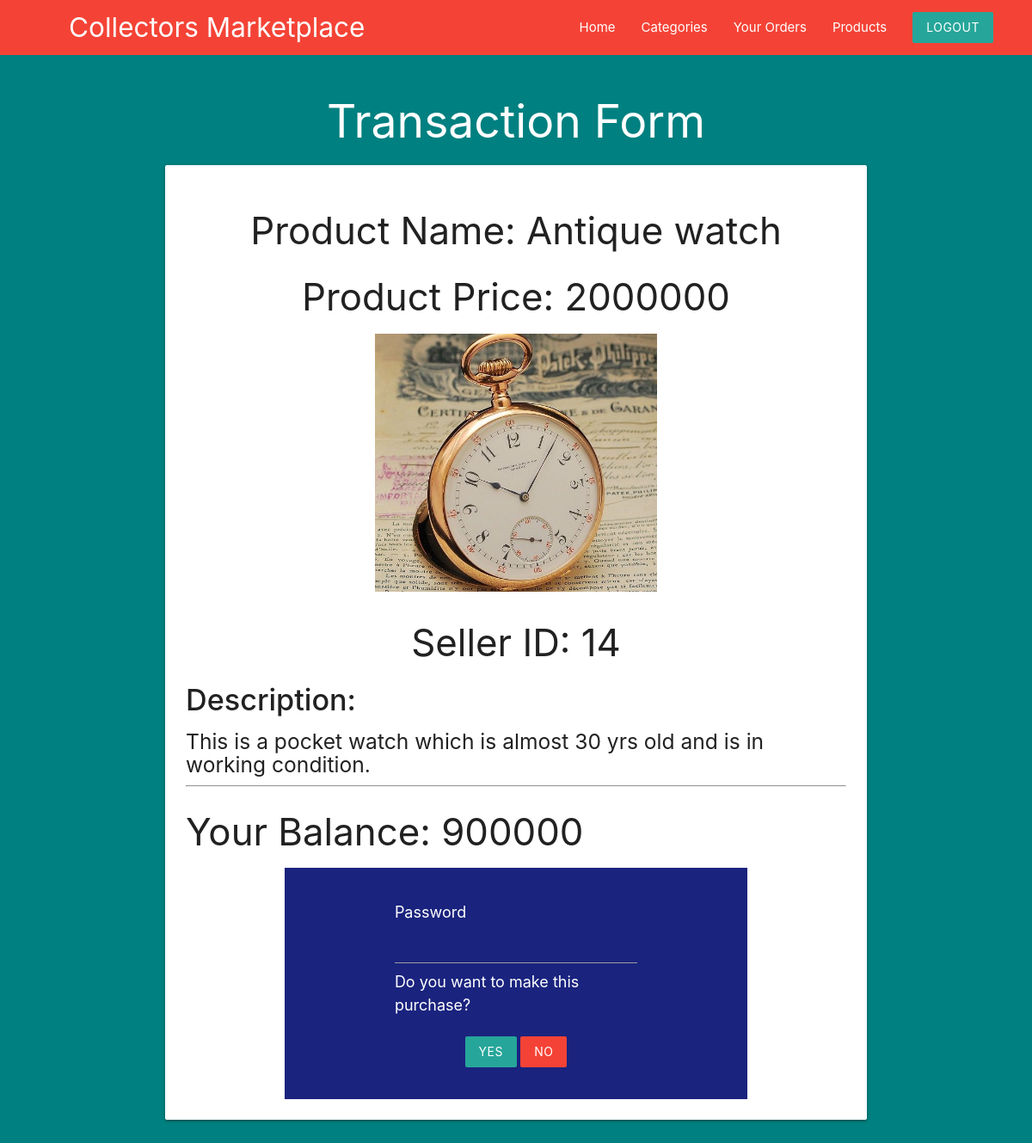
/user/purchase.php?product_id=19 (signed in), run on the app's committed database.
### tables this page shows
CREATE TABLE `product` (
  `product_id` int(5) NOT NULL,
  `cat_id` int(11) NOT NULL DEFAULT 404,
  `seller_id` int(11) NOT NULL,
  `product_name` varchar(50) NOT NULL,
  `product_price` int(11) NOT NULL,
  `product_img` varchar(255) NOT NULL,
  `timestamp_add` timestamp NOT NULL DEFAULT current_timestamp(),
  `status` int(1) NOT NULL DEFAULT 1,
  `product_desc` text NOT NULL
);

CREATE TABLE `customers` (
  `cust_id` int(5) NOT NULL,
  `cust_username` varchar(50) NOT NULL,
  `cust_pass` int(11) NOT NULL,
  `cust_name` varchar(20) NOT NULL,
  `cust_addr` text NOT NULL,
  `cust_email` varchar(50) NOT NULL,
  `cust_image` varchar(255) NOT NULL,
  `cust_phone` bigint(10) NOT NULL,
  `cust_balance` int(5) NOT NULL
);

### user/purchase.php (the view, shortened to what this page needs)
<?php
    include("../templates/database_conn.php");
    $uid=$_SESSION['USER_ID'];
    $sql1="SELECT * FROM `customers` WHERE cust_id ='$uid'";
    $res1=mysqli_query($con,$sql1);
    $urow1 = mysqli_fetch_array($res1, MYSQLI_ASSOC);
    if(isset($_GET['product_id'])){
        $p=$_GET['product_id'];
        $sql= "SELECT * FROM `product` WHERE `product_id`='$p' and `status`=1";
        $res=mysqli_query($con,$sql);
        $prod=mysqli_fetch_array($res,MYSQLI_ASSOC);
    }
?>
<!DOCTYPE html>
<html lang="en">
<head>
    <link rel="stylesheet" href="../templates/stylesheet.css">
    <link rel="stylesheet" href="https://cdnjs.cloudflare.com/ajax/libs/materialize/1.0.0/css/materialize.min.css">
</head>
<body class="grey lighten-4" >
<nav class="red z-depth-0" style="padding-right: 30px;padding-left: 80px;">
		<div>
			<a href="user_home.php" class="brand-logo brand-text hide-on-med-and-down">Collectors Marketplace</a>
            <ul id="nav-mobile" class="right">
                <li ><a href="user_home.php">Home</a></li>
                <li ><a href="user_categories.php">Categories</a></li>
                <li ><a href="user_orders.php">Your Orders</a></li>
                <li><a href="All_products.php">Products</a></li>
				<li><a href="user_logout.php" class="btn brand z-depth-0">Logout</a></li>
		    </ul>
		</div>
</nav>
<div class="blackbgbg">
<div class="container">
<h2 class="white-text" style="text-align:center;">Transaction Form</h2>
    <div class="card">
    <div class="card-content">
    <center>
        <h3>Product Name: <?php echo $prod['product_name'];?></h3>
        <h3>Product Price: <?php echo $prod['product_price'];?></h3>
        <img src="<?php echo $prod['product_img'];?>" height=300px>
        <h3>Seller ID: <?php echo $prod['seller_id'];?></h3>
    </center>
        <h4><strong>Description: </h4></strong><h5><?php echo $prod['product_desc'];?></h5>
    <hr>
    <h3>Your Balance: <?php echo $urow1['cust_balance']?></h3>
    <div class="container  indigo darken-4">
    <form action="" method="post">
        <label style="font-size:18px; color:white;">Password</label>
        <input type="password" name="password" class="white-text" value='' required>
        <label style="font-size:18px; color:white;">Do you want to make this purchase?</label>
        <div><br></div>
        <div class="center">
        <input type="submit" name="confirm" value="YES" class="btn brand z-depth-0">
        <input type="submit" name="confirm" value="NO"  class="btn brand red z-depth-0">
        </div>
    </form>
    </div>
    </div>
    </div>
</div>
</div>
</body>
</html>

### templates/stylesheet.css (style rules this page uses)
.container { width: 80%; margin: 0 auto; border: none; padding: 1%; }
.blackbgbg { background-color: teal; }

### user/purchase.php (style rules this page uses)
form { max-width: 800px; margin: 10px 100px 10px 100px; padding: 20px; }

### data on the page
product: product_name "Antique watch", product_price "2000000", product_img (picture), seller "14", product_desc "This is a pocket watch which is almost 30 yrs old and is in working condition."
customers: cust_balance "900000"
